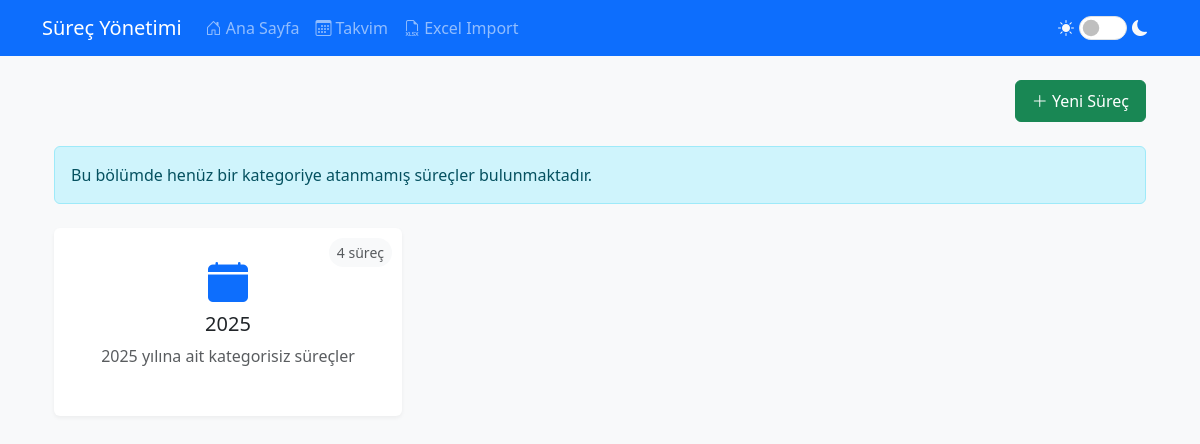
The app's page /uncategorized, older data.
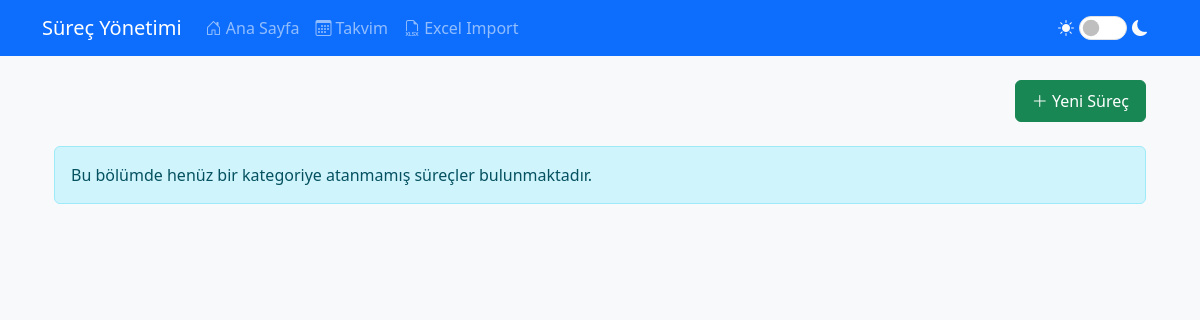
The same page, newer data.
### app.py (models this page shows, shortened)
class Process(db.Model):
    id = db.Column(db.Integer, primary_key=True)
    name = db.Column(db.String(100), nullable=False)
    description = db.Column(db.Text)
    created_at = db.Column(db.DateTime, default=datetime.now)
    is_started = db.Column(db.Boolean, default=False)
    started_at = db.Column(db.DateTime)
    version = db.Column(db.Integer, nullable=False, default=1)
    year = db.Column(db.Integer, nullable=False, default=lambda: datetime.now().year)
    category_id = db.Column(db.Integer, db.ForeignKey('process_category.id', name='fk_process_category'), nullable=True)
    steps = db.relationship('Step', backref='process', lazy=True, cascade='all, delete-orphan')

### app.py (the view)
@app.route('/uncategorized')
def uncategorized_years():
    processes = Process.query.filter_by(category_id=None).all()
    years = sorted(set(process.year for process in processes))
    processes_by_year = {}
    for year in years:
        processes_by_year[year] = len([p for p in processes if p.year == year])
    return render_template('uncategorized_years.html',
                         years=years,
                         processes_by_year=processes_by_year)

### app.py (called while the page is built)
@app.before_request
def before_request():
    if not getattr(app, '_got_first_request', False):
        check_process_status()
        app._got_first_request = True

### templates/uncategorized_years.html (shortened to what this page needs)
{% extends "base.html" %}
{% block content %}
<div class="container mt-4">
    <div class="d-flex justify-content-end mb-4">
        <div>
            <a href="{{ url_for('new_process') }}" class="btn btn-success">
                <i class="bi bi-plus-lg"></i> Yeni Süreç
            </a>
        </div>
    </div>
    <div class="alert alert-info mb-4">
        Bu bölümde henüz bir kategoriye atanmamış süreçler bulunmaktadır.
    </div>
    <div class="row row-cols-1 row-cols-md-2 row-cols-lg-3 g-4">
        {% for year in years %}
        <div class="col">
            <a href="{{ url_for('uncategorized_processes', year=year) }}" class="text-decoration-none">
                <div class="card year-card">
                    <div class="card-body text-center position-relative">
                        <span class="process-count text-muted">
                            {{ processes_by_year[year] }} süreç
                        </span>
                        <i class="bi bi-calendar-fill calendar-icon"></i>
                        <h5 class="card-title mb-2">{{ year }}</h5>
                        <p class="card-text text-muted">{{ year }} yılına ait kategorisiz süreçler</p>
                    </div>
                </div>
            </a>
        </div>
        {% endfor %}
    </div>
</div>
{% endblock %}

Row changes from the older to the newer data that the page shows:
removed Process: year "4", year "2025"
